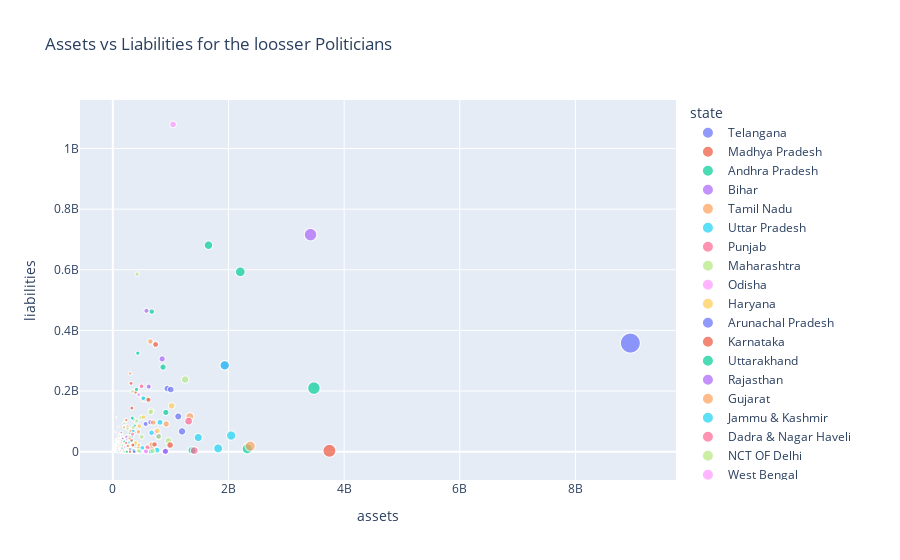

The code cell stored with this chart in its notebook:
### Code cell
looser_asset_liabalities=looser.sort_values(by='assets',ascending=False)
fig=px.scatter(looser_asset_liabalities,x='assets',y='liabilities'
               ,color='state',
               size='assets',
               hover_data=(['name','party','constituency','state','winner']),
                 title='Assets vs Liabilities for the Winning Politicians')
fig.update_layout(title_text='Assets vs Liabilities for the loosser Politicians')
fig.show()
